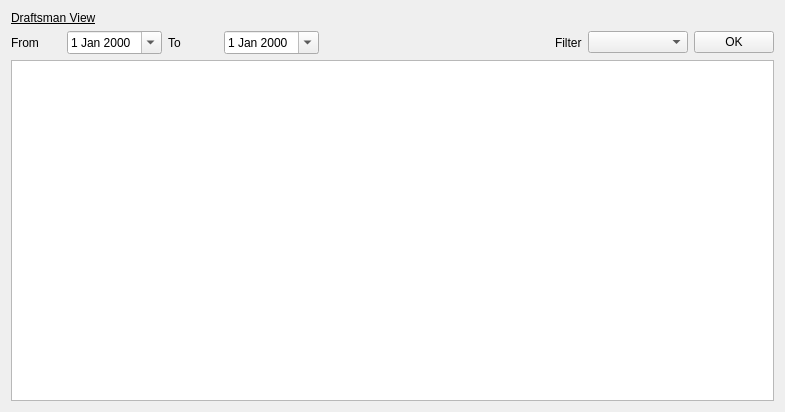
<?xml version="1.0" encoding="UTF-8"?>
<ui version="4.0">
 <class>PendingApprovalsList</class>
 <widget class="QWidget" name="PendingApprovalsList">
  <property name="geometry">
   <rect>
    <x>0</x>
    <y>0</y>
    <width>785</width>
    <height>412</height>
   </rect>
  </property>
  <property name="windowTitle">
   <string>Form</string>
  </property>
  <layout class="QVBoxLayout" name="verticalLayout">
   <item>
    <widget class="QLabel" name="label_2">
     <property name="text">
      <string>&lt;html&gt;&lt;head/&gt;&lt;body&gt;&lt;p&gt;&lt;span style=&quot; font-size:9pt; text-decoration: underline;&quot;&gt;Draftsman View&lt;/span&gt;&lt;/p&gt;&lt;/body&gt;&lt;/html&gt;</string>
     </property>
    </widget>
   </item>
   <item>
    <layout class="QHBoxLayout" name="horizontalLayout">
     <item>
      <widget class="QLabel" name="label_3">
       <property name="minimumSize">
        <size>
         <width>50</width>
         <height>0</height>
        </size>
       </property>
       <property name="text">
        <string>From</string>
       </property>
      </widget>
     </item>
     <item>
      <widget class="QDateEdit" name="dateFrom">
       <property name="calendarPopup">
        <bool>true</bool>
       </property>
      </widget>
     </item>
     <item>
      <widget class="QLabel" name="label">
       <property name="minimumSize">
        <size>
         <width>50</width>
         <height>0</height>
        </size>
       </property>
       <property name="text">
        <string>To</string>
       </property>
      </widget>
     </item>
     <item>
      <widget class="QDateEdit" name="dateTo">
       <property name="calendarPopup">
        <bool>true</bool>
       </property>
      </widget>
     </item>
     <item>
      <spacer name="horizontalSpacer">
       <property name="orientation">
        <enum>Qt::Horizontal</enum>
       </property>
       <property name="sizeHint" stdset="0">
        <size>
         <width>40</width>
         <height>20</height>
        </size>
       </property>
      </spacer>
     </item>
     <item>
      <widget class="QLabel" name="label_4">
       <property name="text">
        <string>Filter</string>
       </property>
      </widget>
     </item>
     <item>
      <widget class="QComboBox" name="filterCombo">
       <property name="minimumSize">
        <size>
         <width>100</width>
         <height>0</height>
        </size>
       </property>
      </widget>
     </item>
     <item>
      <widget class="QPushButton" name="okButton">
       <property name="text">
        <string>OK</string>
       </property>
      </widget>
     </item>
    </layout>
   </item>
   <item>
    <widget class="QTableWidget" name="tableWidget"/>
   </item>
  </layout>
 </widget>
 <resources/>
 <connections/>
</ui>
